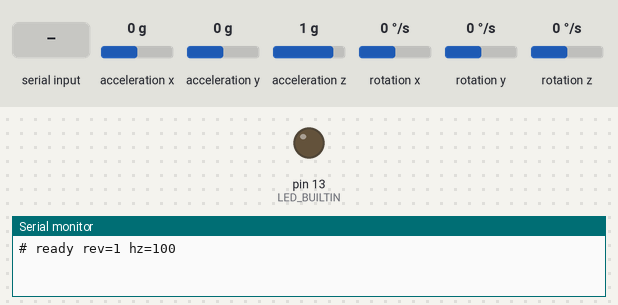
The sketch below on a simulated Arduino Uno, built with avr-gcc and run on an emulated ATmega328P. On the bench: output pins drawn as LEDs (lit = HIGH), the last lines printed to the serial monitor. Inputs (shaded band) come from the test bench; at power-on: acceleration x 0 g, acceleration y 0 g, acceleration z 1 g, rotation x 0 °/s, rotation y 0 °/s, rotation z 0 °/s.

Above: at 1.2 s.
1.3 s: "r" received over Serial
At 2.2 s:
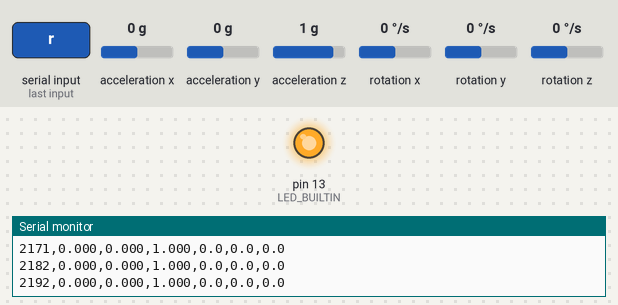
2.8 s: "s" received over Serial
At 3.1 s:
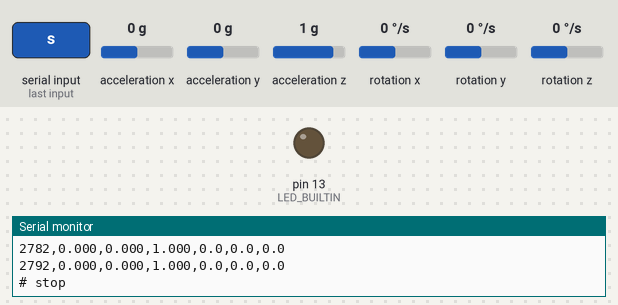
Timing chart, 0 to 5.8 s (numbered marks = the images above; inputs shaded):
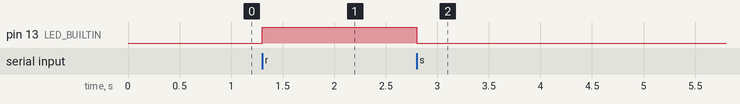

The sketch:

imu_collect.ino
```cpp
// IMU data collection: streams "t_ms,ax,ay,az,gx,gy,gz" over serial at SAMPLE_HZ.
// Driven by tools/collect_session.py (or send 'r' to start a take, 's' to stop).
//
// arduino-cli compile -b arduino:mbed_nano:nano33ble --library ../libraries/SlapCommon .
#include <slap_board.h>

const unsigned long PERIOD_US = 1000000UL / SAMPLE_HZ;
bool recording = false;
unsigned long nextUs = 0;
float last[6] = {0, 0, 1, 0, 0, 0};

void setup() {
  Serial.begin(115200);
  while (!Serial) {}
  pinMode(LED_BUILTIN, OUTPUT);
  if (!IMU.begin()) {
    Serial.println("# IMU init failed");
    while (true) {}
  }
  Serial.print("# ready rev="); Serial.print(NANO_REV);
  Serial.print(" hz="); Serial.println(SAMPLE_HZ);
}

void loop() {
  while (Serial.available()) {
    char c = Serial.read();
    if (c == 'r') { recording = true;  nextUs = micros(); digitalWrite(LED_BUILTIN, HIGH); Serial.println("# start"); }
    if (c == 's') { recording = false; digitalWrite(LED_BUILTIN, LOW); Serial.println("# stop"); }
  }
  if (!recording) return;

  unsigned long now = micros();
  if ((long)(now - nextUs) < 0) return;
  nextUs += PERIOD_US;

  // Hold the previous value if the IMU has no new sample, so rows stay at a fixed rate.
  if (IMU.accelerationAvailable()) IMU.readAcceleration(last[0], last[1], last[2]);  // g
  if (IMU.gyroscopeAvailable()) IMU.readGyroscope(last[3], last[4], last[5]);        // dps
  Serial.print(millis());
  for (int i = 0; i < 6; i++) {
    Serial.print(',');
    Serial.print(last[i], i < 3 ? 3 : 1);
  }
  Serial.println();
}
```

Measured:
- after the input at 1.3 s, pin 13 (LED_BUILTIN): LOW → HIGH at once
- after the input at 2.8 s, pin 13 (LED_BUILTIN): HIGH → LOW at once
